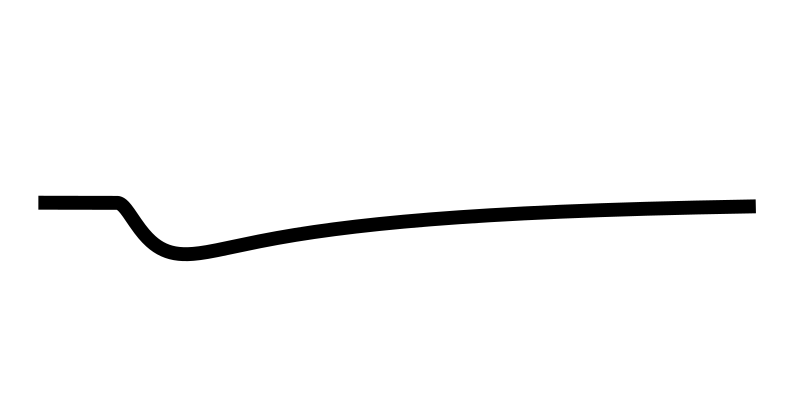

Write Python code to recreate this figure.
import csv
import os
from itertools import zip_longest
from pathlib import Path

import matplotlib

matplotlib.use("Agg")

import matplotlib.pyplot as plt
import numpy as np


SCRIPT_DIR = Path(__file__).resolve().parent
ROOT = SCRIPT_DIR.parents[2]
DATA_DIR = ROOT / "nc_final_data" / "Figure4" / "Figure4_d2"
SOURCE_DIR = ROOT / "nc_final_source_data" / "Figure4" / "Figure4_d2"




def write_columns(path, columns, arrays):
    values = [np.asarray(value) for value in arrays]
    if any(value.ndim != 1 for value in values) or len(columns) != len(values):
        raise ValueError("Unexpected source data shape")
    values = [value.astype(np.float64) if value.dtype == np.float32 else value for value in values]
    path.parent.mkdir(parents=True, exist_ok=True)
    temporary = path.with_name(f".{path.name}.{os.getpid()}.tmp")
    try:
        with temporary.open("w", encoding="utf-8", newline="") as stream:
            writer = csv.writer(stream)
            writer.writerow(columns)
            writer.writerows(zip_longest(*values, fillvalue=""))
        os.replace(temporary, path)
    finally:
        if temporary.exists():
            temporary.unlink()


_SOURCE_COLUMNS = {}


_SOURCE_COLUMNS = {}


def collect_source(path, value, allow_pickle=False):
    name = Path(path).stem
    name = {"neuron_psp": "NEURON", "dbnn_kernel": "DBNN"}.get(name, name)
    _SOURCE_COLUMNS[name] = np.asarray(value)


def draw_figure():
    voltage = np.load(DATA_DIR / "ipsp_voltage.npy", allow_pickle=False)
    if voltage.shape != (2001,) or not np.isfinite(voltage).all():
        raise ValueError("Expected a finite 2001-sample voltage trace")
    time_ms = np.arange(voltage.size, dtype=np.float64) * 0.1
    response = voltage - voltage[0]
    SOURCE_DIR.mkdir(parents=True, exist_ok=True)
    collect_source(SOURCE_DIR / "time_ms.npy", time_ms, allow_pickle=False)
    collect_source(SOURCE_DIR / "voltage_change_mV.npy", response, allow_pickle=False)
    with plt.rc_context({"pdf.fonttype": 42}):
        fig, ax = plt.subplots(figsize=(10, 5))
        ax.plot(time_ms, response, color="black", linewidth=10)
        ax.set_ylim(-0.5, 0.5)
        ax.axis("off")
        fig.savefig(SCRIPT_DIR / "Figure4_d2.pdf", bbox_inches="tight")
        plt.close(fig)


def main():
    _SOURCE_COLUMNS.clear()
    draw_figure()
    write_columns(SOURCE_DIR / f"{SCRIPT_DIR.name}.csv", tuple(_SOURCE_COLUMNS), tuple(_SOURCE_COLUMNS.values()))


if __name__ == "__main__":
    main()
